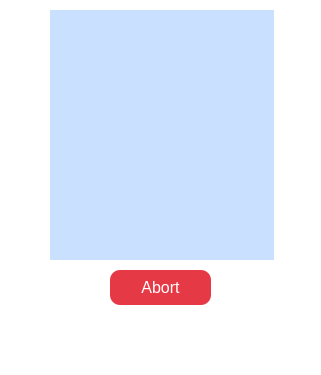
<?xml version="1.0" encoding="UTF-8"?>
<ui version="4.0">
 <class>Form</class>
 <widget class="QWidget" name="Form">
  <property name="geometry">
   <rect>
    <x>0</x>
    <y>0</y>
    <width>321</width>
    <height>375</height>
   </rect>
  </property>
  <property name="windowTitle">
   <string>Form</string>
  </property>
  <property name="styleSheet">
   <string notr="true">background: rgb(255, 255, 255)</string>
  </property>
  <widget class="QLabel" name="lab">
   <property name="geometry">
    <rect>
     <x>50</x>
     <y>10</y>
     <width>224</width>
     <height>250</height>
    </rect>
   </property>
   <property name="styleSheet">
    <string notr="true">background-color: rgb(201, 225, 255);</string>
   </property>
   <property name="text">
    <string/>
   </property>
   <property name="scaledContents">
    <bool>true</bool>
   </property>
   <property name="wordWrap">
    <bool>false</bool>
   </property>
  </widget>
  <widget class="QPushButton" name="pushButton_2">
   <property name="geometry">
    <rect>
     <x>110</x>
     <y>270</y>
     <width>101</width>
     <height>35</height>
    </rect>
   </property>
   <property name="maximumSize">
    <size>
     <width>141</width>
     <height>41</height>
    </size>
   </property>
   <property name="font">
    <font>
     <pointsize>-1</pointsize>
    </font>
   </property>
   <property name="styleSheet">
    <string notr="true">QPushButton {
    background-color: #E63946; /* Red color for warning */
    color: white;
    border-radius: 10px;
    font-size: 16px;
    padding: 8px 20px;
}
QPushButton:hover {
    background-color: #D62839;
}</string>
   </property>
   <property name="text">
    <string>Abort</string>
   </property>
   <property name="icon">
    <iconset resource="../resource.qrc">
     <normaloff>:/icons/resources/icons8-close-52.png</normaloff>:/icons/resources/icons8-close-52.png</iconset>
   </property>
  </widget>
  <widget class="QLabel" name="label">
   <property name="geometry">
    <rect>
     <x>60</x>
     <y>330</y>
     <width>211</width>
     <height>16</height>
    </rect>
   </property>
   <property name="styleSheet">
    <string notr="true">QLabel {
	background:transparent;
    font-family: 'Arial';
    color: #333; /* Dark Gray */
}
</string>
   </property>
   <property name="text">
    <string/>
   </property>
   <property name="alignment">
    <set>Qt::AlignCenter</set>
   </property>
  </widget>
 </widget>
 <resources>
  <include location="../resource.qrc"/>
 </resources>
 <connections>
  <connection>
   <sender>pushButton_2</sender>
   <signal>clicked()</signal>
   <receiver>Form</receiver>
   <slot>close()</slot>
   <hints>
    <hint type="sourcelabel">
     <x>196</x>
     <y>379</y>
    </hint>
    <hint type="destinationlabel">
     <x>409</x>
     <y>35</y>
    </hint>
   </hints>
  </connection>
 </connections>
</ui>
